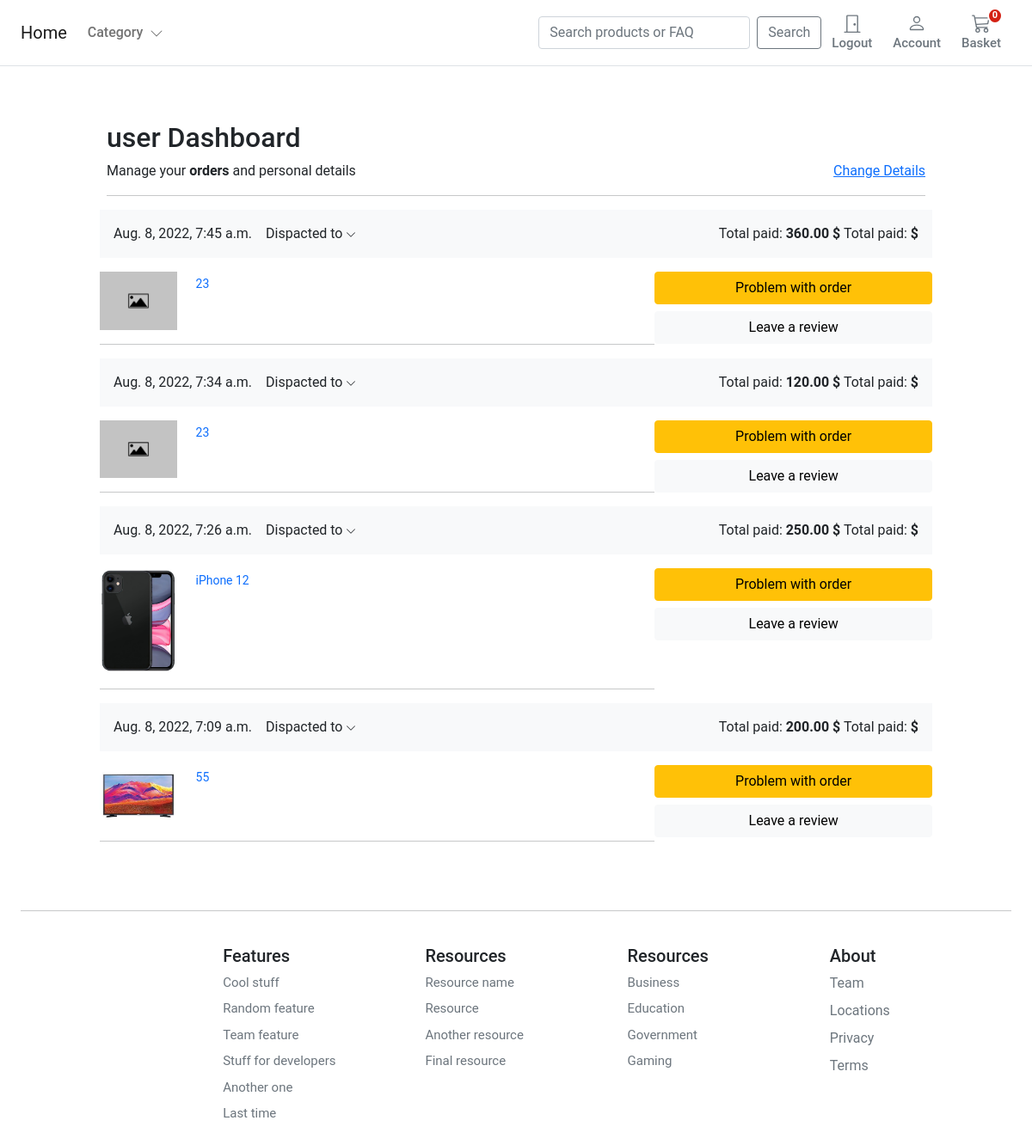
The app's page /account/dashboard/ (signed in), older data.
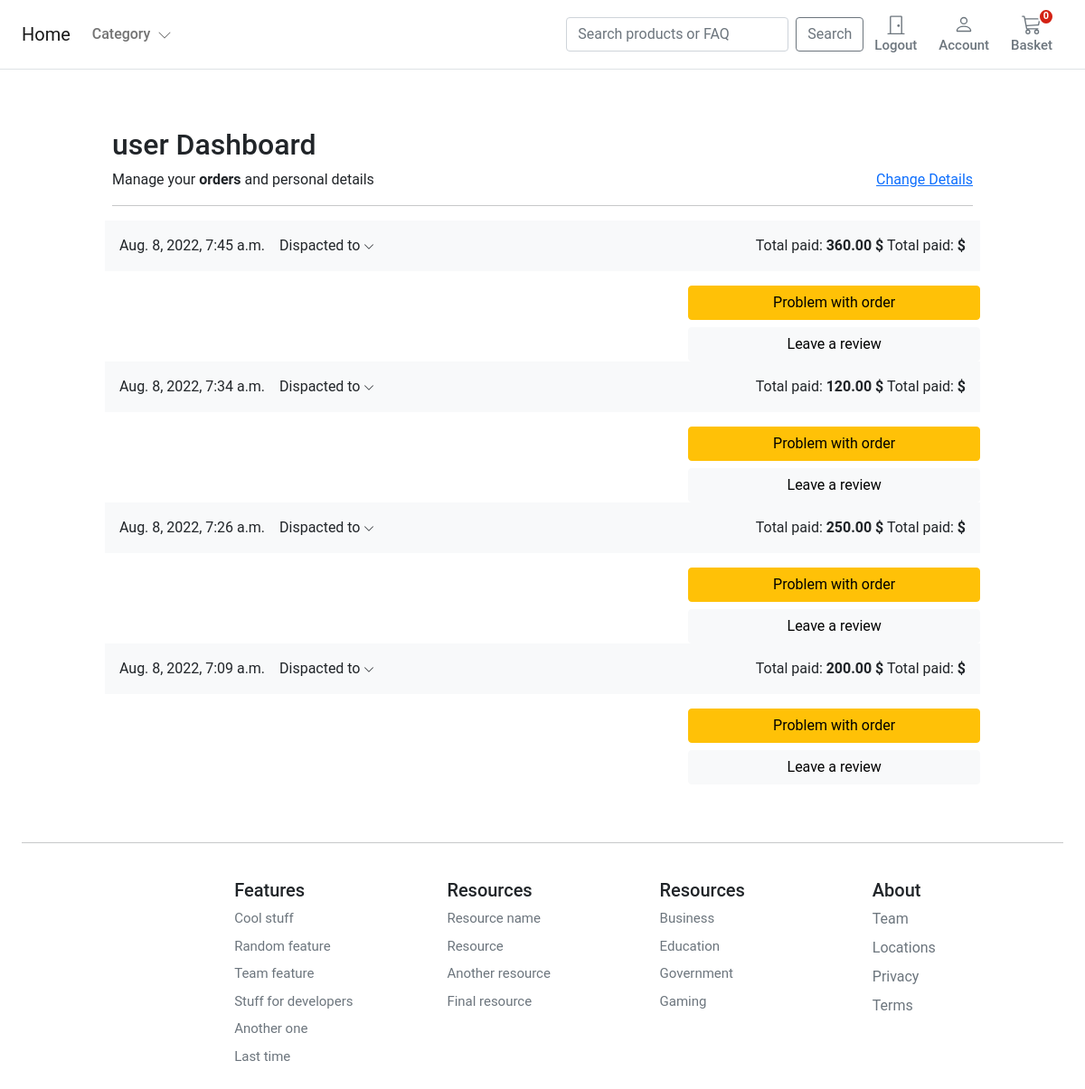
The same page, newer data.
### orders/models.py (models this page shows, shortened)
class Order(models.Model):
    user = models.ForeignKey(settings.AUTH_USER_MODEL, on_delete=models.CASCADE, related_name='order_user')
    full_name = models.CharField(max_length=50)
    address1 = models.CharField(max_length=255)
    address2 = models.CharField(max_length=255)
    city = models.CharField(max_length=255)
    phone = models.PositiveBigIntegerField(default=1)
    postcode = models.PositiveIntegerField(default=1)
    created = models.DateTimeField(auto_now_add=True)
    updated = models.DateTimeField(auto_now=True)
    amount_pay = models.DecimalField(max_digits=6, decimal_places=2)
    order_key = models.CharField(max_length=200)
    billing_status = models.BooleanField(default=False)
    class Meta:
        ordering = ("-created",)

class OrderItem(models.Model):
    order = models.ForeignKey(Order, related_name='items', on_delete=models.CASCADE)
    product = models.ForeignKey(Product, related_name='order_items', on_delete=models.CASCADE)
    price = models.DecimalField(max_digits=6, decimal_places=2)
    quantity = models.PositiveIntegerField(default=1)

### store/models.py (models this page shows, shortened)
class Product(models.Model):
    category = models.ForeignKey(Category, related_name='product', on_delete=models.CASCADE)
    created_by = models.ForeignKey(settings.AUTH_USER_MODEL, db_constraint=models.CASCADE, related_name='product_creator',
                                   on_delete=models.CASCADE)
    model = models.CharField(max_length=225)
    manufacturer = models.CharField(max_length=225, default='')
    description = models.TextField(blank=True)
    image = models.ImageField(upload_to='images/%Y/%m/%d/', default='images/default-image.jpg')
    slug = models.SlugField(max_length=225)
    price = models.DecimalField(max_digits=7, decimal_places=2)
    in_stock = models.BooleanField(default=True)
    is_active = models.BooleanField(default=True)
    created = models.TimeField(auto_now_add=True)
    updated = models.TimeField(auto_now=True)
    objects = models.Manager()
    products = ProductManager()
    class Meta:
        verbose_name_plural = 'products'
        ordering = ('-created',)
    def get_absolute_url(self):
        return reverse('store:product_detail', args=[self.slug])

### account/views.py (the view)
# urls.py: path('dashboard/', views.dashboard, name='dashboard'),
@login_required
def dashboard(request):
    orders = user_orders(request)
    return render(request,
                  'account/user/dashboard.html', {'orders':orders})

### basket/basket.py (called while the page is built)
    def __len__(self):
        return sum(item['qty'] for item in self.basket.values())

### basket/context_processors.py (called while the page is built)
def basket(request):
    return {'basket':Basket(request)}

### orders/views.py (called while the page is built)
def user_orders(request):
    user_id = request.user.id
    orders = Order.objects.filter(user_id=user_id).filter(billing_status=True)
    return orders

### store/context_processors.py (called while the page is built)
def categories(request):
    return {
        'categories': Category.objects.all()
    }

### store/models.py (called while the page is built)
    def get_absolute_url(self):
        return reverse('store:category_list', args=[self.slug])

### store/views.py (called while the page is built)
def categories(request):
    return {'categories': Category.objects.all()}

### templates/account/user/dashboard.html (shortened to what this page needs)
{% extends "../../store/base.html" %} {% load static %} {% block title %}Basket Summary{%endblock %} {% block content %}
<main class="pt-5">
  <div class="container" style="max-width: 1000px">
    <div class="col-12">
      <h1 class="h2">{{ user.user_name }} Dashboard</h1>
    </div>
    <div class="col-12 d-flex justify-content-between">
      <div>Manage your <b>orders</b> and personal details</div>
      <div><a href="{% url "account:edit_details" %}">Change Details</a></div>
    </div>
    <hr />
  </div>
  <div class="container" style="max-width: 1000px">
    {% for order in orders %}
    <div class="row g-3">
      <div class="col-12 bg-light p-3 d-flex justify-content-between">
        <div class="d-flex d-flex-inline">
          <div class="pe-3">{{ order.created }}</div>
          <div class="dropdown">
          <a class="text-reset text-decoration-none dropdown-toggle" href="#" role="link" id="dropdownLink" data-bs-toggle="dropdown" aria-expanded="false">
          Dispacted to
          <svg xmlns="http://www.w3.org/2000/svg" width="12" height="12" fill="currentColor" class="bi bi-chevron-down" viewBox="0 0 16 16">
            <path fill-rule="evenodd" d="M1.646 4.646a.5.5 0 0 1 .708 0L8 10.293l5.646-5.647a.5.5 0 0 1 .708.708l-6 6a.5.5 0 0 1-.708 0l-6-6a.5.5 0 0 1 0-.708z"/>
          </svg>
          </a>
          </div>
        </div>
        <div class="text-end">
          Total paid: <span class="fw-bold">{{ order.amount_pay }} $</span>
            Total paid: <span class="fw-bold">{{ product.manufacturer }} $</span>
        </div>
      </div>
      <div class="col-md-5 col-lg-4 order-md-last p-0 order-3">
        <div class="d-grid gap-2 ">
          <button class="btn btn-warning" type="button">Problem with order</button>
          <button class="btn btn-light" type="button">Leave a review</button>
        </div>
      </div>
      <div class="col-md-7 col-lg-8 p-0">
        {% for item in order.items.all %}
        <div class="card mb-3 border-0">
          <div class="row g-0">
            <div class="col-md-2 d-none d-md-block">
              <img class="img-fluid" style="width:90px" src="{{item.product.image.url}}" />
            </div>
            <div class="col-md-10">
              <div class="card-body p-1">
                <a class="text-decoration-none" href="{{ item.product.get_absolute_url }}">
                  <p class="card-text small">{{item.product.model}}</p>
                </a>
              </div>
            </div>
          </div>
        </div><hr>
        {% endfor %}
      </div>
    </div>
    {% endfor %}
  </div>
</main>
{% endblock %}

Row changes from the older to the newer data that the page shows:
removed OrderItem: product.image (placeholder picture), product.model "23", shown under Order "Aug. 8, 2022, 7:45 a.m."
removed OrderItem: product.image (placeholder picture), product.model "23", shown under Order "Aug. 8, 2022, 7:34 a.m."
removed OrderItem: product.image (picture), product.model "iPhone 12", shown under Order "Aug. 8, 2022, 7:26 a.m."
removed OrderItem: product.image (picture), product.model "55", shown under Order "Aug. 8, 2022, 7:09 a.m."
